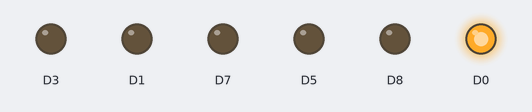
Simulated run of this sketch. Board: ESP8266 (NodeMCU). On the bench: output pins drawn as LEDs (lit = HIGH).

Above: at 0.5 s.
At 1.5 s:
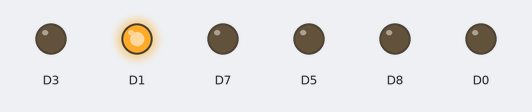
At 2.5 s:
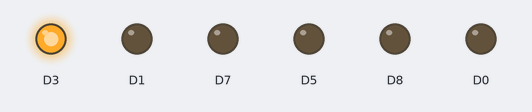
At 3.5 s:
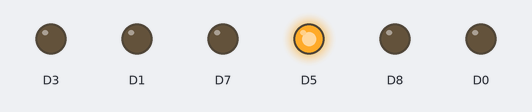
At 4.5 s:
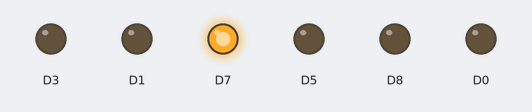
At 5.5 s:
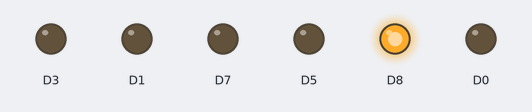
Timing chart, 0 to 7.8 s (numbered marks = the images above):
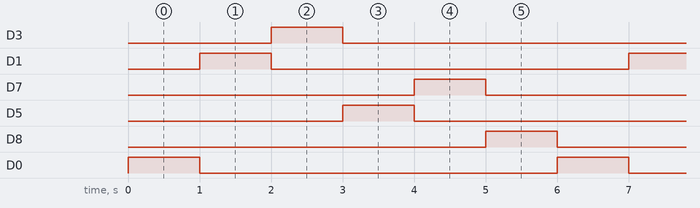

Measured:
- by itself, D3, D1, D7, D5, D8, D0: alternates HIGH for 1.0 s and LOW for 5.0 s
- by itself, everything shown: repeats every 6.0 s, in 6 steps

The sketch:

Left_to_Right.ino
```cpp
unsigned int LED[6] {D0, D1, D3, D5, D7, D8};

unsigned int i = 0, j=0;

void setup() {
  // put your setup code here, to run once:
  for(i=0; i<6; i++)
  {
    pinMode(LED[i], OUTPUT);
    digitalWrite(LED[i], LOW);
  }
}

void loop() {
  // put your main code here, to run repeatedly:
  for(i=0; i<6; i++)
  {
      for(j=0; j<6; j++)
      {
        if(i==j)
        digitalWrite(LED[j], HIGH);
        else
        digitalWrite(LED[j], LOW);
      }
     delay(1000);
  }
}
```
